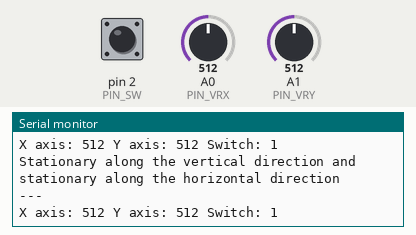
Simulated run of this sketch. Board: Arduino Uno, built with avr-gcc and run on an emulated ATmega328P. On the bench: the last lines printed to the serial monitor. The test bench sets the inputs (shaded band); at power-on: A1 (PIN_VRY) = 512, A0 (PIN_VRX) = 512, pin 2 (PIN_SW) HIGH.

Above: at 3.9 s.
4.0 s: A1 (PIN_VRY) set to 482
At 4.35 s:
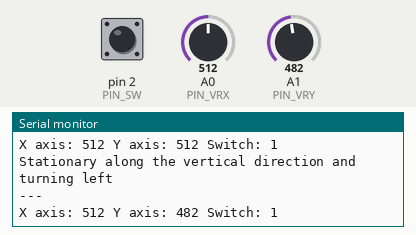
12.5 s: A0 (PIN_VRX) set to 522
At 12.86 s:
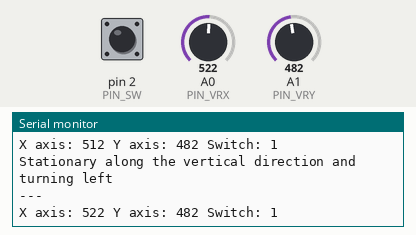
15.6 s: A0 (PIN_VRX) set to 545
At 16.36 s:
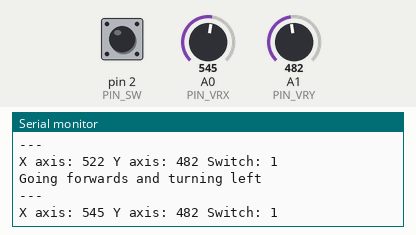
Timing chart, 0 to 18.6 s (numbered marks = the images above; inputs shaded):
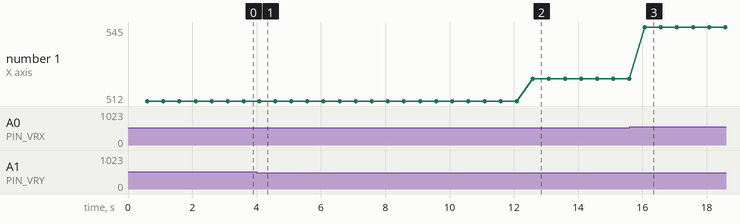

Measured:
- after the input at 4.0 s, the serial monitor: prints a new line at once (image 1)
- after the input at 12.5 s, the serial monitor: prints a new line after 0.09 s (image 2)
- after the input at 15.6 s, the serial monitor: prints a new line after 0.43 s (image 3)
- plotted number 1: 512 → 522 after the input at 12.5 s, 522 → 545 after the input at 15.6 s

The sketch:

main.ino
```cpp
/**
 * @file    main.ino
 * @author  Filippo Graziani
 * @date    27/02/2024
 * @brief   A sample code for the analog joystick (KY023)
 * Connections:
 * Joystick     -----       Arduino Uno
 * GND                      GND
 * +5V                      5V
 * VRX                      A0
 * VRY                      A1
 * SW                       2
 */

#include "Arduino.h"
#include <stdint.h>

static void irq_joystick_sw();

#define     PIN_VRX     (A0)
#define     PIN_VRY     (A1)
#define     PIN_SW      (2)

// Switch status.
//
static volatile bool b_sw_clicked(false);

/**
 * @brief   Setup function.
 * @par     Description
 * Setting of the Arduino's pins and the serial port.
 * @return  Nothing.
 */
void
setup ()
{
    Serial.begin(9600);

    while (!Serial)
    {
        /* Do nothing */
    }

    pinMode(PIN_VRX, INPUT);
    pinMode(PIN_VRY, INPUT);
    pinMode(PIN_SW, INPUT_PULLUP);
    attachInterrupt(digitalPinToInterrupt(PIN_SW), irq_joystick_sw, FALLING);
}   /* setup() */

/**
 * @brief   Loop function.
 * @par     Description
 * Prints the analog read of the joystick every 500 milliseconds.
 * @return  Nothing.
 */
void
loop ()
{
    // The previous print.
    //
    static uint32_t time_prev(0);
    static uint32_t debounce_time(0);

    if ((millis() - time_prev) > 500)
    {
        time_prev = millis();

        int32_t x_axis = analogRead(PIN_VRX);
        int32_t y_axis = analogRead(PIN_VRY);
        int32_t switch_stat = digitalRead(PIN_SW);

        if (x_axis > 530)
        {
            Serial.print("Going forwards ");
        }
        else if (x_axis < 500)
        {
            Serial.print("Going backwards ");
        }
        else
        {
            Serial.print("Stationary along the vertical direction ");
        }

        if (y_axis > 530)
        {
            Serial.print("and turning right ");
        }
        else if (y_axis < 500)
        {
            Serial.print("and turning left ");
        }
        else
        {
            Serial.print("and stationary along the horizontal direction ");
        }

        Serial.println("\n---\n");

        Serial.println("X axis: " + String(x_axis) + " "
                       "Y axis: " + String(y_axis) + " "
                       "Switch: " + String(switch_stat));
    }

    if (true == b_sw_clicked)
    {
        Serial.println("Switch has been clicked!");
        b_sw_clicked = false;
        detachInterrupt(digitalPinToInterrupt(PIN_SW));
        debounce_time = millis();
    }

    if ((0 != debounce_time) && ((millis() - debounce_time) > 600))
    {
        debounce_time = 0;
        attachInterrupt(digitalPinToInterrupt(PIN_SW), irq_joystick_sw,
                        FALLING);
    }
}   /* loop() */

/**
 * @brief   Interrupt function.
 * @par     Description
 * Returns the switch status
 * @return  Nothing.
 */
static void
irq_joystick_sw ()
{
    b_sw_clicked = true;
}   /* irq_joystick_sw() */


/*** End of file ***/
```
